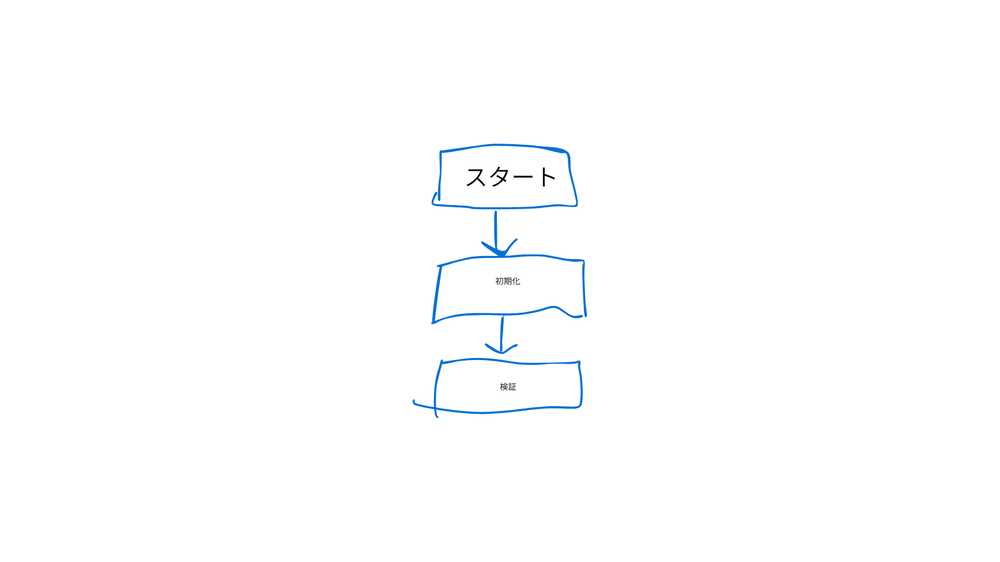
#> input picture samples/フロー.png, 1000 x 562 px, shrunk from 1920 x 1080 before the run
$ python check_textsize.py
#> lines starting #> are read from the running program, lines starting #| are printed output that depends on the picture; after the words box and inside, x2 and y2 are one past the last pixel; in counts of white or black regions, pixels touching at a corner belong together
"""
画像内のテキストが実際に何ピクセルの大きさかを確認するスクリプト。
黒いピクセルの塊をテキスト候補として検出し、サイズを表示する。
"""

import sys
import cv2
import numpy as np

path = sys.argv[1] if len(sys.argv) > 1 else "samples/フロー.png"
img = cv2.imdecode(np.fromfile(path, dtype=np.uint8), cv2.IMREAD_COLOR)
#> img is the input picture: shape (562, 1000, 3); mean B, G, R 254.6, 254, 253.5

# 黒いテキストだけを残す（青い図形を除去）
hsv = cv2.cvtColor(img, cv2.COLOR_BGR2HSV)
#> hsv: shape (562, 1000, 3); mean H, S, V 1.4, 1.3, 254.6
blue_mask = cv2.inRange(hsv, np.array([90, 50, 50]), np.array([130, 255, 255]))
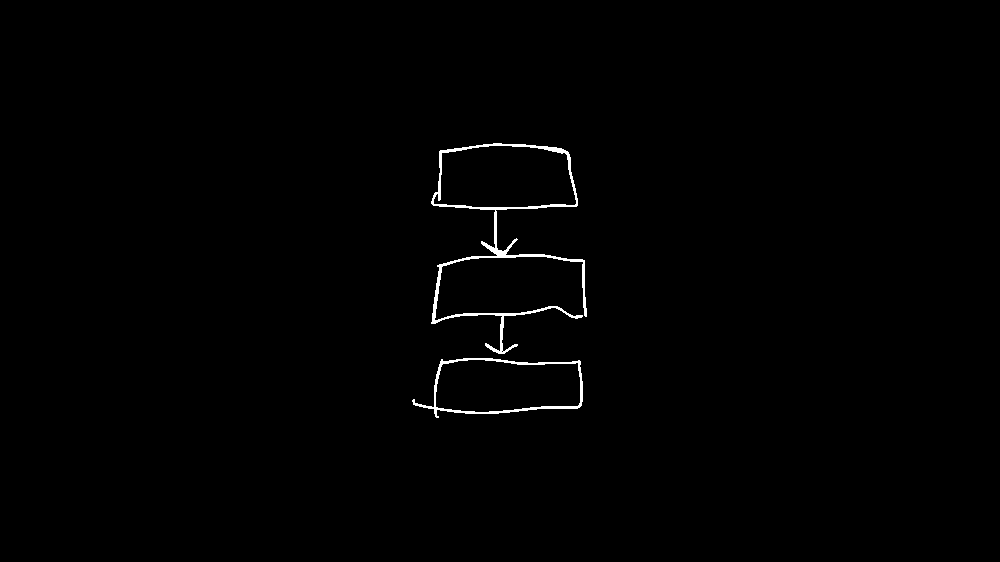
#> blue_mask: shape (562, 1000); 0.67% white; 2 white regions, box (x1, y1, x2, y2) and area: (431, 143, 587, 354) 2712, (412, 358, 583, 418) 1071
cleaned = img.copy()
cleaned[blue_mask == 255] = (255, 255, 255)
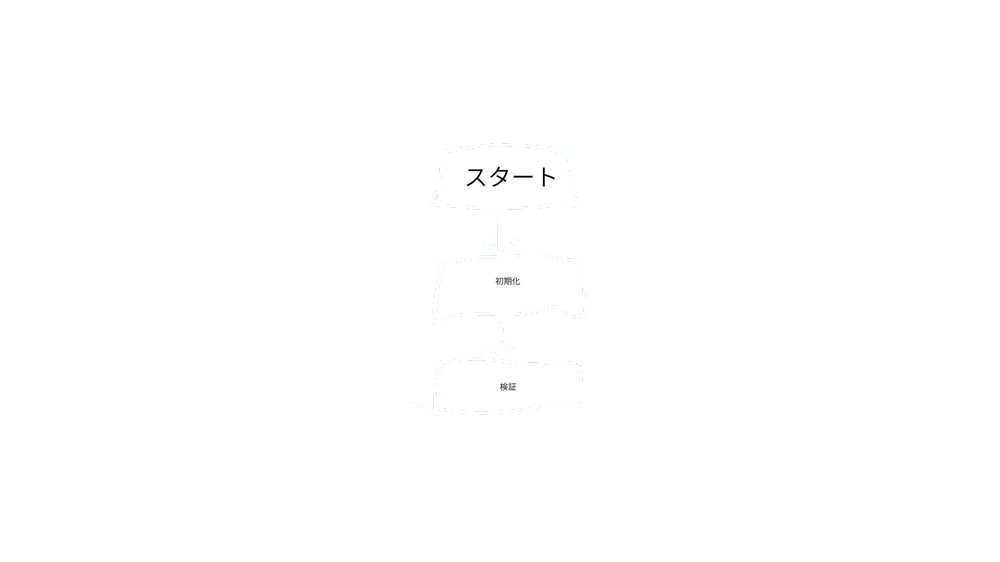
#> cleaned: shape (562, 1000, 3); 0.67% of pixels changed, all inside (x1, y1, x2, y2) = (412, 143, 587, 418)

# グレースケール→二値化（黒テキストを検出）
gray = cv2.cvtColor(cleaned, cv2.COLOR_BGR2GRAY)
_, binary = cv2.threshold(gray, 128, 255, cv2.THRESH_BINARY_INV)
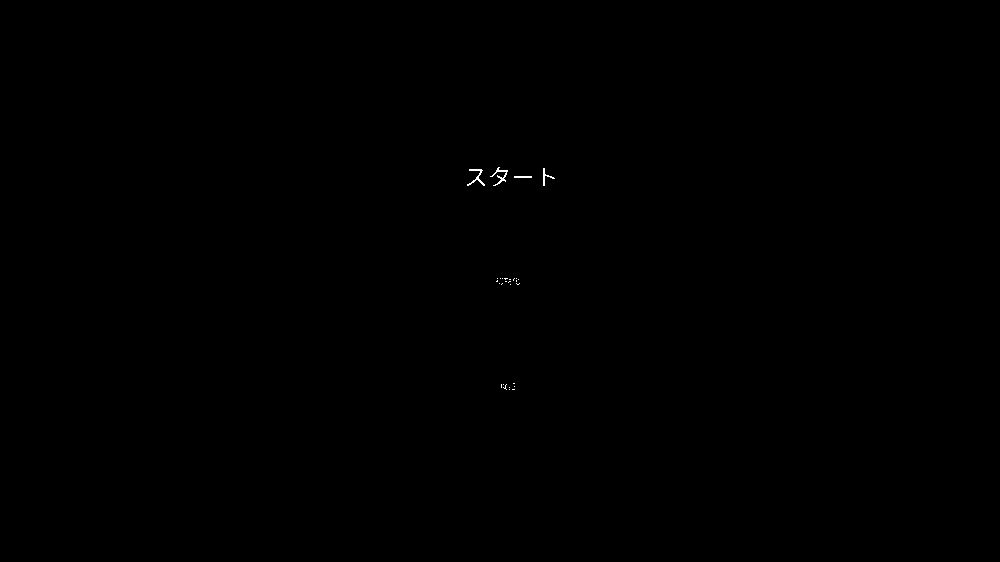
#> binary: shape (562, 1000); 0.06% white in thin lines or dots, all inside (x1, y1, x2, y2) = (467, 167, 555, 390)

# 輪郭を検出してサイズを確認
contours, _ = cv2.findContours(binary, cv2.RETR_EXTERNAL, cv2.CHAIN_APPROX_SIMPLE)
#> contours = 28 contours, 25 with area under 20; largest, box (x1, y1, x2, y2) and area: (467, 169, 485, 186) 47, (490, 167, 508, 186) 46, (543, 168, 555, 186) 26

print(f"{'高さ(px)':>8}  {'幅(px)':>8}  {'面積':>8}  位置(x,y)")
print("-" * 50)
for cnt in sorted(contours, key=lambda c: cv2.boundingRect(c)[1]):
    x, y, w, h = cv2.boundingRect(cnt)
    area = cv2.contourArea(cnt)
    if area < 1:
        continue
    print(f"{h:>8}  {w:>8}  {area:>8.0f}  ({x}, {y})")
#> this loop made 28 passes
#> (x, y, w, h, area) on passes 1 to 3: (490, 167, 18, 19, 46.5), (543, 168, 12, 18, 25.5), (467, 169, 18, 17, 47)
#|       19        18        46  (490, 167)
#|       18        12        26  (543, 168)
#|       17        18        47  (467, 169)
#|        2        18        17  (514, 176)
#|        2         4         1  (504, 278)
